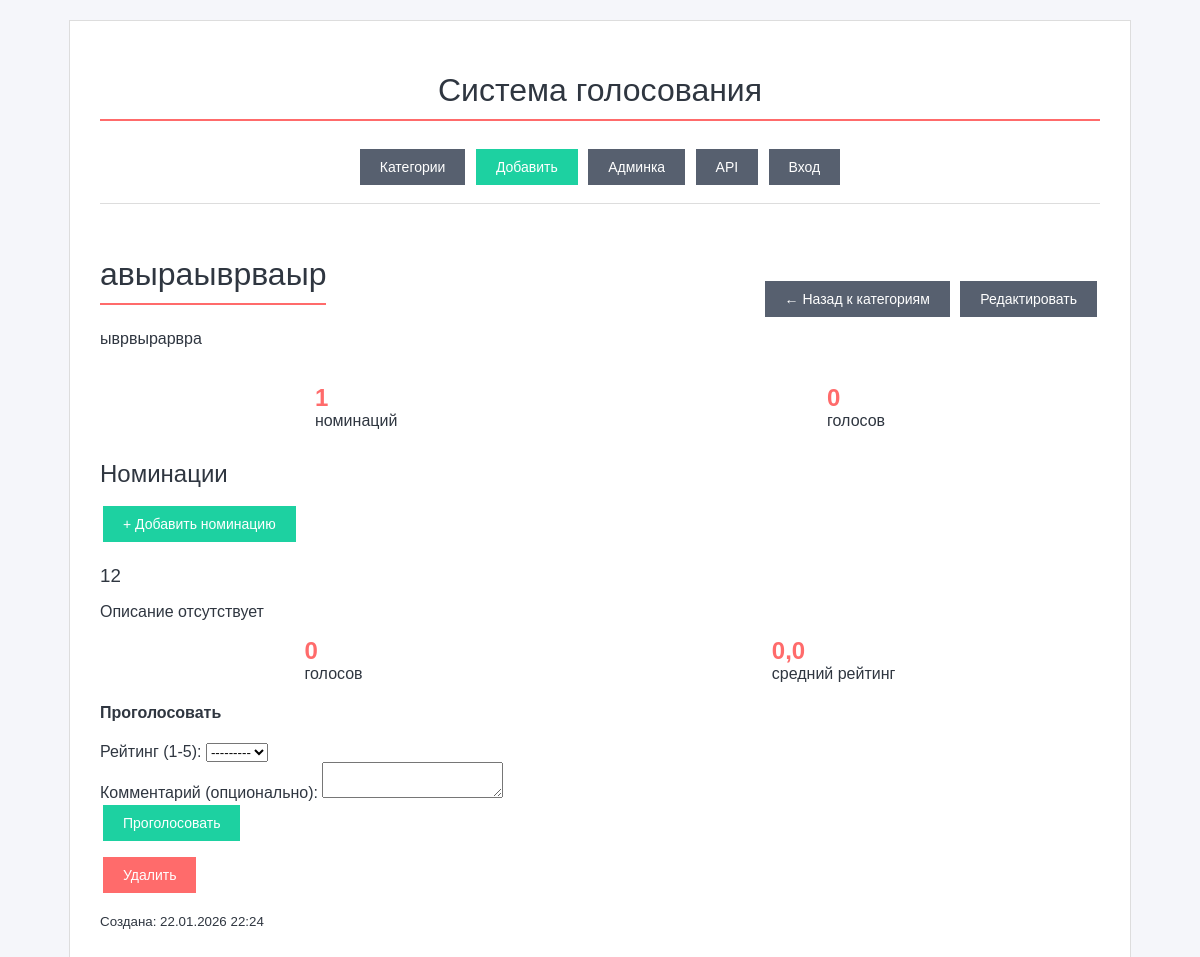
Page /api/web/category/9/ on the committed database.
### voting_app/models.py (models this page shows, shortened)
class Category(models.Model):
    name = models.CharField(max_length=200, verbose_name="Название")
    description = models.TextField(blank=True, verbose_name="Описание")
    slug = models.SlugField(max_length=120, blank=True, verbose_name="Slug")
    image = models.ImageField(upload_to='categories/', blank=True, null=True, verbose_name="Изображение")
    is_active = models.BooleanField(default=True, verbose_name="Активна")
    is_featured = models.BooleanField(default=False, verbose_name="Рекомендуемая")
    priority = models.PositiveIntegerField(default=0, verbose_name="Приоритет")
    color = models.CharField(max_length=7, default='#0078d4', verbose_name="Цвет")
    created_at = models.DateTimeField(auto_now_add=True, verbose_name="Создана")
    updated_at = models.DateTimeField(auto_now=True, verbose_name="Обновлена")
    history = HistoricalRecords()
    class Meta:
        verbose_name = "Категория"
        verbose_name_plural = "Категории"
        ordering = ['-created_at']
        db_table = 'voting_category'
    def get_total_votes(self):
        return sum(nomination.votes.count() for nomination in self.nominations.all())

class Nomination(models.Model):
    title = models.CharField(max_length=200, verbose_name="Название")
    subtitle = models.CharField(max_length=200, blank=True, default='', verbose_name="Подзаголовок")
    description = models.TextField(blank=True, verbose_name="Описание")
    short_description = models.CharField(max_length=500, blank=True, default='', verbose_name="Краткое описание")
    category = models.ForeignKey(Category, on_delete=models.CASCADE, related_name='nominations', verbose_name="Категория")
    voting_start = models.DateTimeField(default=timezone.now, verbose_name="Начало голосования")
    voting_end = models.DateTimeField(default=timezone.now, verbose_name="Окончание голосования")
    is_active = models.BooleanField(default=True, verbose_name="Активна")
    created_at = models.DateTimeField(auto_now_add=True, verbose_name="Создана")
    updated_at = models.DateTimeField(auto_now=True, verbose_name="Обновлена")
    history = HistoricalRecords()
    class Meta:
        verbose_name = "Номинация"
        verbose_name_plural = "Номинации"
        ordering = ['-created_at']
        db_table = 'voting_nomination'
    def get_average_rating(self):
        votes = self.votes.all()
        if votes:
            return sum(vote.rating for vote in votes) / len(votes)
        return 0

### voting_app/web_views.py (the view)
# urls.py: path('web/category/<int:pk>/', web_views.category_detail, name='category_detail'),
def category_detail(request, pk):
    category = get_object_or_404(Category, pk=pk)
    nominations = category.nominations.all()
    return render(request, 'category_detail.html', {
        'category': category,
        'nominations': nominations
    })

### templates/category_detail.html (shortened to what this page needs)
{% extends 'base.html' %}
{% block content %}
<div style="display: flex; justify-content: space-between; align-items: center; margin-bottom: 20px;">
    <div>
        <h1>{{ category.name }}</h1>
        <p>{{ category.description|default:"Описание отсутствует" }}</p>
    </div>
    <div>
        <a href="{% url 'voting_app:category_list' %}" class="btn">← Назад к категориям</a>
        <a href="{% url 'voting_app:category_edit' category.id %}" class="btn btn-warning">Редактировать</a>
    </div>
</div>
<div class="stats" style="margin-bottom: 30px;">
    <div class="stat">
        <div class="stat-number">{{ nominations.count }}</div>
        <div>номинаций</div>
    </div>
    <div class="stat">
        <div class="stat-number">{{ category.get_total_votes }}</div>
        <div>голосов</div>
    </div>
</div>
<h2>Номинации</h2>
<div style="margin-bottom: 20px;">
    <a href="{% url 'voting_app:nomination_create' category.id %}" class="btn btn-success">+ Добавить номинацию</a>
</div>
<div class="grid">
    {% for nomination in nominations %}
    <div class="nomination-item">
        <h3>{{ nomination.title }}</h3>
        <p>{{ nomination.description|default:"Описание отсутствует" }}</p>
        <div class="stats">
            <div class="stat">
                <div class="stat-number">{{ nomination.votes.count }}</div>
                <div>голосов</div>
            </div>
            <div class="stat">
                <div class="stat-number">{{ nomination.get_average_rating|floatformat:1 }}</div>
                <div>средний рейтинг</div>
            </div>
        </div>
        <div class="vote-form">
            <h4>Проголосовать</h4>
            <form method="post" action="{% url 'voting_app:nomination_vote' nomination.id %}">
                <div class="form-group">
                    <label for="rating_{{ nomination.id }}">Рейтинг (1-5):</label>
                    <select id="rating_{{ nomination.id }}" name="rating" required>
                        <option value="">---------</option>
                    </select>
                </div>
                <div class="form-group">
                    <label for="comment_{{ nomination.id }}">Комментарий (опционально):</label>
                    <textarea id="comment_{{ nomination.id }}" name="comment" rows="2"></textarea>
                </div>
                <button type="submit" class="btn btn-success">Проголосовать</button>
            </form>
        </div>
        <div style="margin-top: 10px;">
            <a href="{% url 'voting_app:nomination_delete' nomination.id %}" class="btn btn-danger btn-sm">Удалить</a>
        </div>
        <p><small>Создана: {{ nomination.created_at|date:"d.m.Y H:i" }}</small></p>
    </div>
    {% empty %}
    <div class="card">
        <h3>Номинации не найдены</h3>
        <p>В этой категории пока нет номинаций.</p>
    </div>
    {% endfor %}
</div>
{% endblock %}

### static/css/style.css (style rules this page uses)
body { font-family: 'Arial', sans-serif; background: #f5f6fa; margin: 0; padding: 20px; color: #2f3640; }
h1, h2, h3 { color: #2f3640; margin-bottom: 15px; font-weight: 400; }
h1 { text-align: center; font-size: 2em; margin-bottom: 25px; border-bottom: 2px solid #ff6b6b; padding-bottom: 10px; }
.btn { background: #57606f; color: white; padding: 10px 20px; border: none; text-decoration: none; display: inline-block; margin: 3px; font-size: 14px; }
.btn-success { background: #1dd1a1; }
.btn-danger { background: #ff6b6b; }
.stats { display: flex; justify-content: space-around; margin: 15px 0; flex-wrap: wrap; }
.stat-number { font-size: 1.5em; font-weight: bold; color: #ff6b6b; }

### rows in the picture
Category: name "авыраыврваыр", description "ыврвырарвра", count "1", get_total_votes "0"
Nomination: title "12", description "Описание отсутствует", votes.count "0", get_average_rating "0,0", created_at "22.01.2026 22:24"
